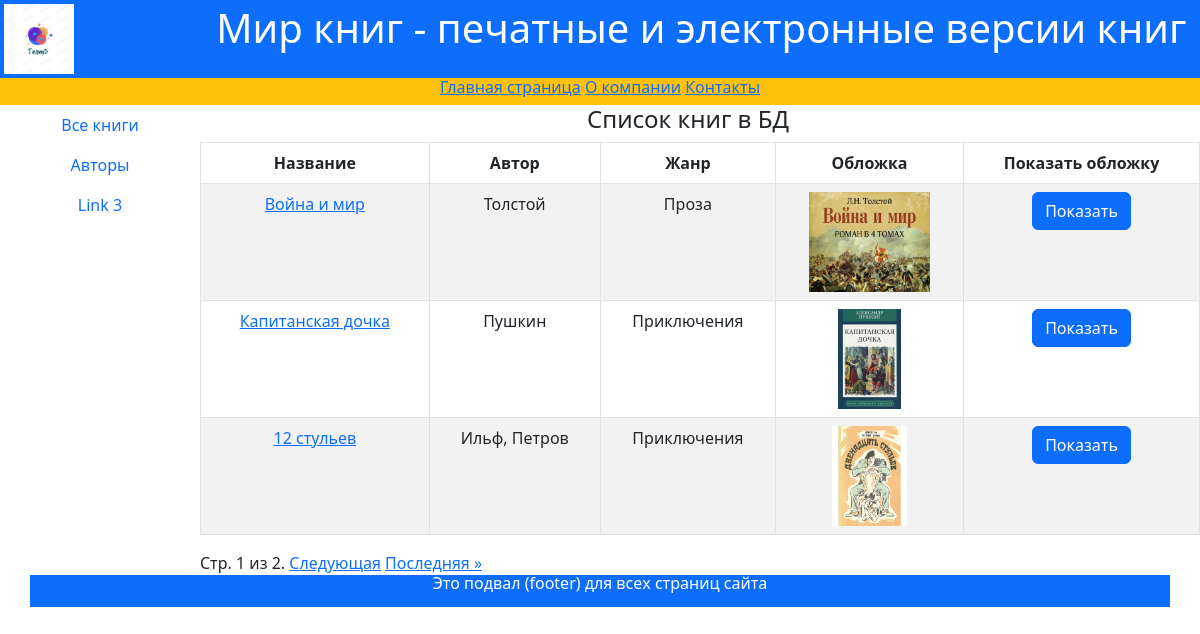
The page /books/ on the database its author committed.
### catalog/models.py (models this page shows, shortened)
class Book(models.Model):
    title = models.CharField(max_length=200,
                             help_text='Введите название книги',
                             verbose_name='Название книги')
    genre = models.ForeignKey('Genre', on_delete=models.CASCADE,
                              help_text='Выберите жанр книги',
                              verbose_name='Жанр книги', null=True)
    language = models.ForeignKey('Language', on_delete=models.CASCADE,
                                 help_text='Выберите язык книги',
                                 verbose_name='Язык книги', null=True)
    publisher = models.ForeignKey('Publisher', on_delete=models.CASCADE,
                                  help_text='Выберите издательство',
                                  verbose_name='Издательство', null=True)
    year = models.CharField(max_length=4,
                            help_text='Введите год издания',
                            verbose_name='Год издания')
    author = models.ManyToManyField('Author',
                                    help_text='Выберите автора книги',
                                    verbose_name='Автор книги')
    summary = models.TextField(max_length=1200,
                               help_text='Введите краткое описание книги',
                               verbose_name='Аннотация книги')
    isbn = models.CharField(max_length=13,
                            help_text='Должно содержать 13 символов',
                            verbose_name='ISBN книги')
    price = models.DecimalField(max_digits=7, decimal_places=2,
                                help_text='Введите цену книги',
                                verbose_name='Цена (руб.)')
    photo = models.ImageField(upload_to='images',
                              help_text='Введите изображение обложки',
                              verbose_name='Изображение обложки')
    def display_author(self):
        return ', '.join([author.last_name for author in self.author.all()])
    display_author.short_description = 'Авторы'

class Author(models.Model):
    first_name = models.CharField(max_length=120, verbose_name='Имя автора', help_text='Введите Имя автора')
    last_name = models.CharField(max_length=120, verbose_name='Фамилия автора', help_text='Введите Фамилию автора')
    date_of_birth = models.DateField(help_text='Введите дату рождения', verbose_name='Дата рождения', null=True,
                                     blank=True)
    about = models.TextField(verbose_name='Сведения об авторе', help_text='Введите Сведения об авторе')
    photo = models.ImageField(upload_to='images', help_text='Загрузите фото автора', verbose_name='Фото автора',
                              null=True, blank=True)

class Genre(models.Model):
    name = models.CharField(max_length=200, verbose_name='Жанр книги', help_text='Введите жанр книги')
    def __str__(self):
        return self.name

### catalog/views.py (the view)
# urls.py: path('books/', views.BookListView.as_view(), name='books-list'),
class BookListView(ListView):
    model = Book
    context_object_name = 'books'
    paginate_by = 3

### templates/catalog/book_list.html
{% extends "catalog/base.html" %}
{% block content %}
    <div class="row text-center text-dark lh-2">
        <h4>Список книг в БД</h4>
    </div>
    {% if books %}
    <table class="table table-striped table-bordered text-center">
        <thead>
            <tr>
                <th>Название</th>
                <th>Автор</th>
                <th>Жанр</th>
                <th>Обложка</th>
                <th>Показать обложку</th>
            </tr>
        </thead>
        <tbody>
            {% for book in books %}
            <tr>
                <td><a href="{{ book.id }}">{{ book.title }}</a></td>
                <td>{{ book.display_author }}</td>
                <td>{{ book.genre }}</td>
                <td><img src="{{ book.photo.url }}" alt = 'connect' style="max-height:100px"></td>
                <td><a href="{{ book.photo.url }}" class="btn btn-primary" target="_blank">Показать</a> </td>
            </tr>
            {% endfor %}
        </tbody>
    </table>
    {% else %}
        <p>В базе данных нет книг</p>
    {% endif %}
{% endblock %}

### templates/catalog/base.html (shortened to what this page needs)
<!DOCTYPE html>
<html lang="en">
<head>
    {% load static %}
    <link rel = "stylesheet" href="/static/css/bootstrap.min.css">
</head>
<body>
    <div class="container-fluid p-1 bg-primary text-white text-center">
        <div class="row">
            <div class="col-2 text-start">
                <img src="{% static 'images/pp100.jpg' %}" width="70" height="70">
            </div>
            <div class="col-10">
                <h1>Мир книг - печатные и электронные версии книг</h1>
            </div>
        </div>
    </div>
    <div class="container-fluid">
        <div class="row bg-warning text-center">
            <h6>
                <a href="{% url 'index' %}">Главная страница</a>
                <a href="{% url 'index' %}">О компании</a>
                <a href="{% url 'index' %}">Контакты</a>
            </h6>
        </div>
    </div>
    <div class="container-fluid">
        <div class="row text-center text-body">
            <div class="col-2">
                {% block sidebar %}
                <nav class="nav flex-column">
                    <a class="nav-link" href="{% url 'books-list' %}">Все книги</a>
                    <a class="nav-link" href="{% url 'autors-list' %}">Авторы</a>
                    <a class="nav-link" href="{% url 'index' %}">Link 3</a>
                </nav>
                {% endblock sidebar %}
            </div>
            <div class="col-10">
                <div class="row text-center">
                    {% block content %}
                    {% endblock content %}
                    <div class="pagination">
                        <span class="step-links">
                        {% if page_obj.paginator.num_pages > 1 %}
                            <span class="current">Стр. {{ page_obj.number }} из
                                {{ page_obj.paginator.num_pages }}.</span>
                            {% if page_obj.has_next %}
                                <a href="?page= {{ page_obj.next_page_number }}">Следующая</a>
                                <a href="?page= {{ page_obj.paginator.num_pages }}">Последняя &raquo;</a>
                            {% endif %}
                        {% endif %}
                        </span>
                    </div>
                </div>
            </div>
        </div>
    </div>
    <div class="container fluid">
        <div class="row bg-primary text-center text-white lh-1">
            {% block footer %}
                <p>Это подвал (footer) для всех страниц сайта</p>
            {% endblock footer %}
        </div>
    </div>
</body>
</html>

### rows shown on the page
Book: title "Война и мир", display_author "Толстой", genre "Проза", photo (picture)
Book: title "Капитанская дочка", display_author "Пушкин", genre "Приключения", photo (picture)
Book: title "12 стульев", display_author "Ильф, Петров", genre "Приключения", photo (picture)

### other values the page prints
{{ page_obj.number }} "1"
{{ page_obj.paginator.num_pages }} "2"
